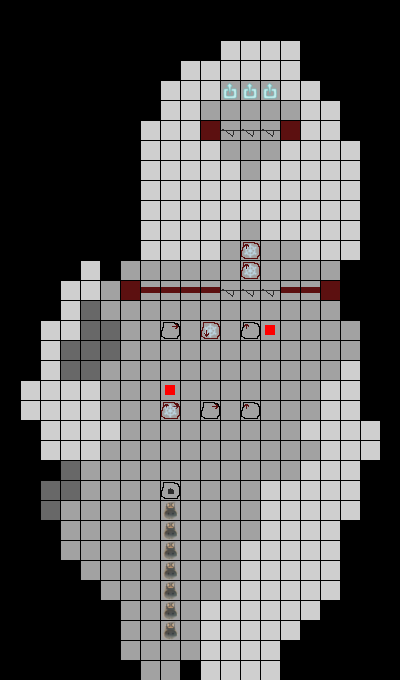

Tiled map render using the project's own tile images. Description and the map definition, with tile-layer contents summarised, below:
An orthogonal 20x34 tile map with 20x20 px tiles, 5 tile layers (Height, Objects, Opt1, Opt2, ...) and 6 objects.

<map version="1.0" tiledversion="1.0.3" orientation="orthogonal" renderorder="right-down" width="20" height="34" tilewidth="20" tileheight="20" nextobjectid="7">
 <tileset firstgid="1" source="LevelTiles.tsx" />
 <layer name="Height" width="20" height="34">
  <data>[680 cells, 392 non-empty, 3 distinct tile ids]</data>
 </layer>
 <layer name="Objects" width="20" height="34">
  <data>[680 cells, 37 non-empty, 8 distinct tile ids]</data>
 </layer>
 <objectgroup name="Link">
  <object id="1" x="273" y="330">
   <polyline points="0,0 2,-203" />
  </object>
  <object id="2" x="270" y="327">
   <polyline points="0,0 -15,-198" />
  </object>
  <object id="3" x="268" y="330">
   <polyline points="0,0 -39,-203" />
  </object>
  <object id="4" x="165" y="387">
   <polyline points="0,0 62,-98" />
  </object>
  <object id="5" x="169" y="390">
   <polyline points="0,0 80,-99" />
  </object>
  <object id="6" x="174" y="393">
   <polyline points="0,0 98,-105" />
  </object>
 </objectgroup>
 <layer name="Opt1" width="20" height="34">
  <data>[680 cells, 9 non-empty, 4 distinct tile ids]</data>
 </layer>
 <layer name="Opt2" width="20" height="34">
  <data>[680 cells, 4 non-empty, 3 distinct tile ids]</data>
 </layer>
 <layer name="Opt3" width="20" height="34">
  <data>[680 cells, 1 non-empty, 1 distinct tile ids]</data>
 </layer>
</map>
